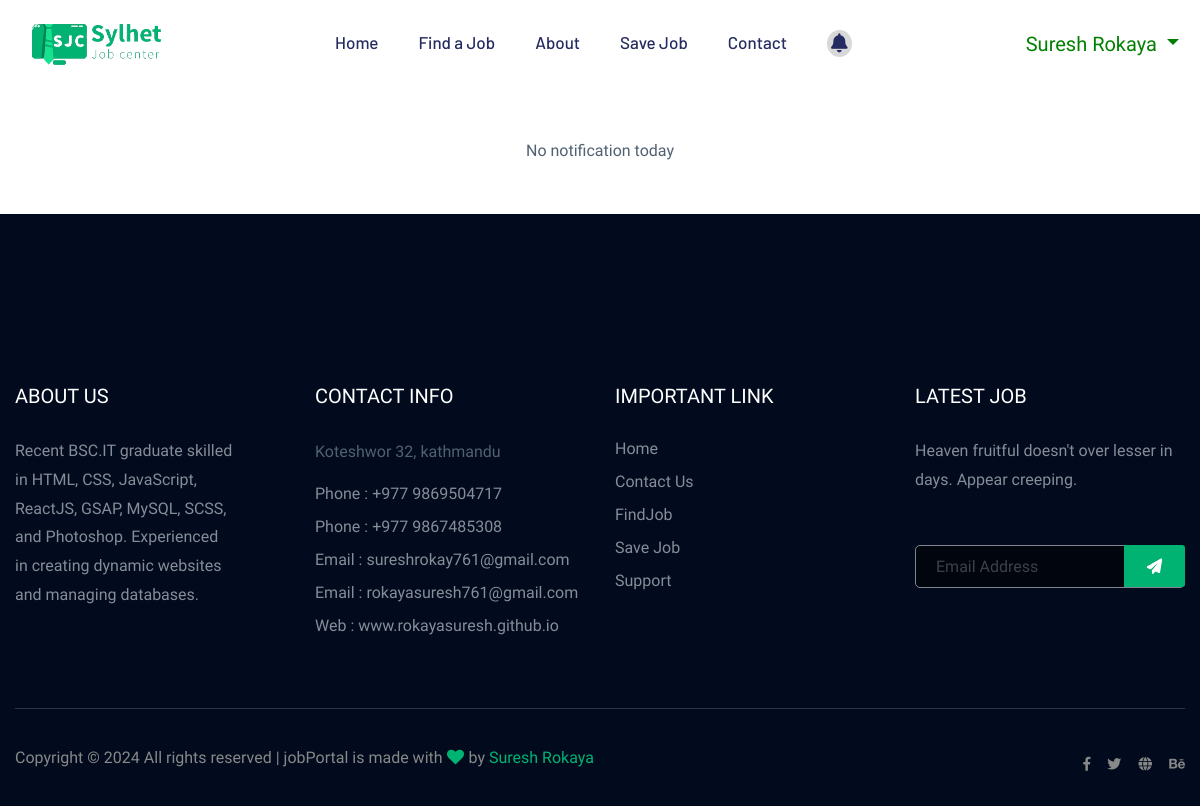
The page /notifications/ (signed in) on the database as committed earlier.
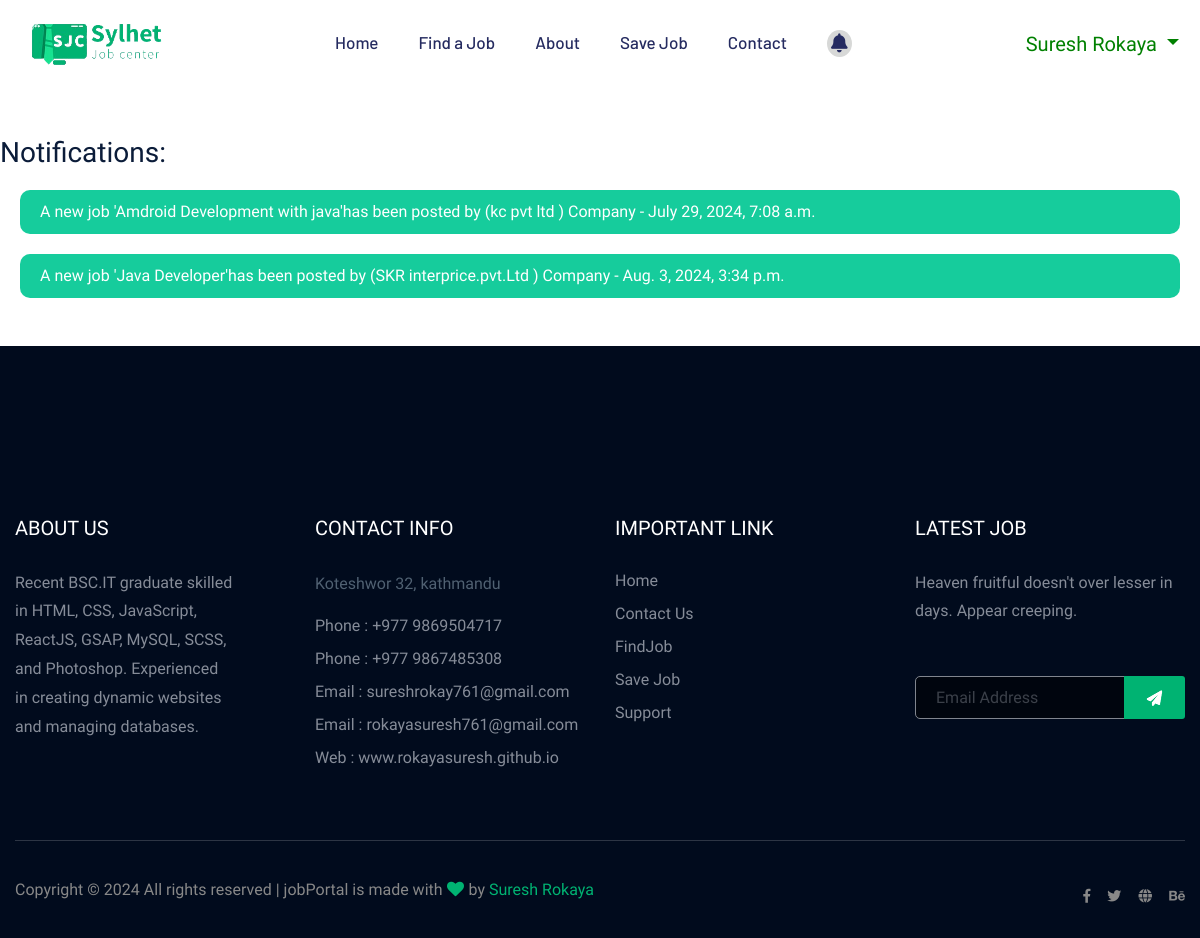
The same page on the database as committed later.
### job/models.py (models this page shows, shortened)
class Notification(models.Model):
    user = models.ForeignKey(User, on_delete=models.CASCADE)
    message = models.TextField()
    is_read = models.BooleanField(default=False)
    created_at = models.DateTimeField(auto_now_add=True)

### job/views/jobseeker.py (the view)
# urls.py: path('notifications/', notifications_view, name='notifications'),
@login_required
def notifications_view(request):
    notifications = Notification.objects.filter(user=request.user).order_by('-created_at')
    notifications.update(is_read=True)
    return render(request, 'main/notifications.html', {'notifications': notifications})

### job/views/jobseeker.py (called while the page is built)
def notification_count(request):
    if request.user.is_authenticated:
        return {'notification_count': Notification.objects.filter(user=request.user, is_read=False).count()}
    return {'notification_count': 0}

### job/templates/main/notifications.html (shortened to what this page needs)
{% extends 'base/base.html' %}
{% load static %}
{% block content %}
<section class="my-5">
    {% if user.is_authenticated %}
{% if user.notification_set.all %}
<ul>
    <h3>Notifications:</h3>
    {% for notification in user.notification_set.all %}
        <li class="not">{{ notification.message }} - {{ notification.created_at }}</li>
    {% endfor %}
</ul>
{% else %}
    <p style=" text-align: center;">No notification today</p>
{% endif %}
{% endif %}
</section>
{% endblock %}

Rows that differ between the two databases and show on the page:
added Notification: message "A new job 'Amdroid Development with java'has been posted by (kc pvt ltd ) Company", created_at "July 29, 2024, 7:08 a.m."
added Notification: message "A new job 'Java Developer'has been posted by (SKR interprice.pvt.Ltd ) Company", created_at "Aug. 3, 2024, 3:34 p.m."
Other text that changed with them:
text no longer shown: "No notification today"
text now shown: "Notifications:"
